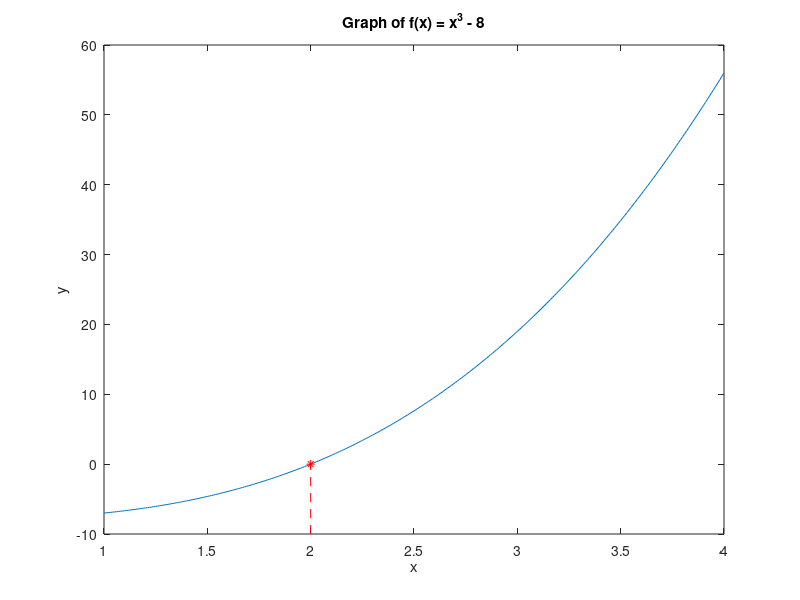

Write the MATLAB code that produced this figure.
% Define the function
f = @(x) x.^3 - 8;

% Define the interval [a,b]
a = 1;
b = 4;

% Plot the function
x = a:0.01:b;
y = f(x);
figure;
plot(x,y);
hold on;

% Locate the root
x0 = 2; % Initial guess
x_root = fzero(f, x0);

% Plot the root
plot(x_root, 0, 'r*');

% Add title and labels
title('Graph of f(x) = x^3 - 8');
xlabel('x');
ylabel('y');

% Add horizontal line at y = 0
ylim = get(gca, 'YLim');
line([x_root, x_root], [ylim(1), 0], 'Color', 'red', 'LineStyle', '--');

% Add vertical line at x = x_root
xlim = get(gca, 'XLim');
line([x_root, x_root], [0, f(x_root)], 'Color', 'red', 'LineStyle', '--');

% Display the root
fprintf('The root of f(x) = 0 is x = %f\n', x_root);